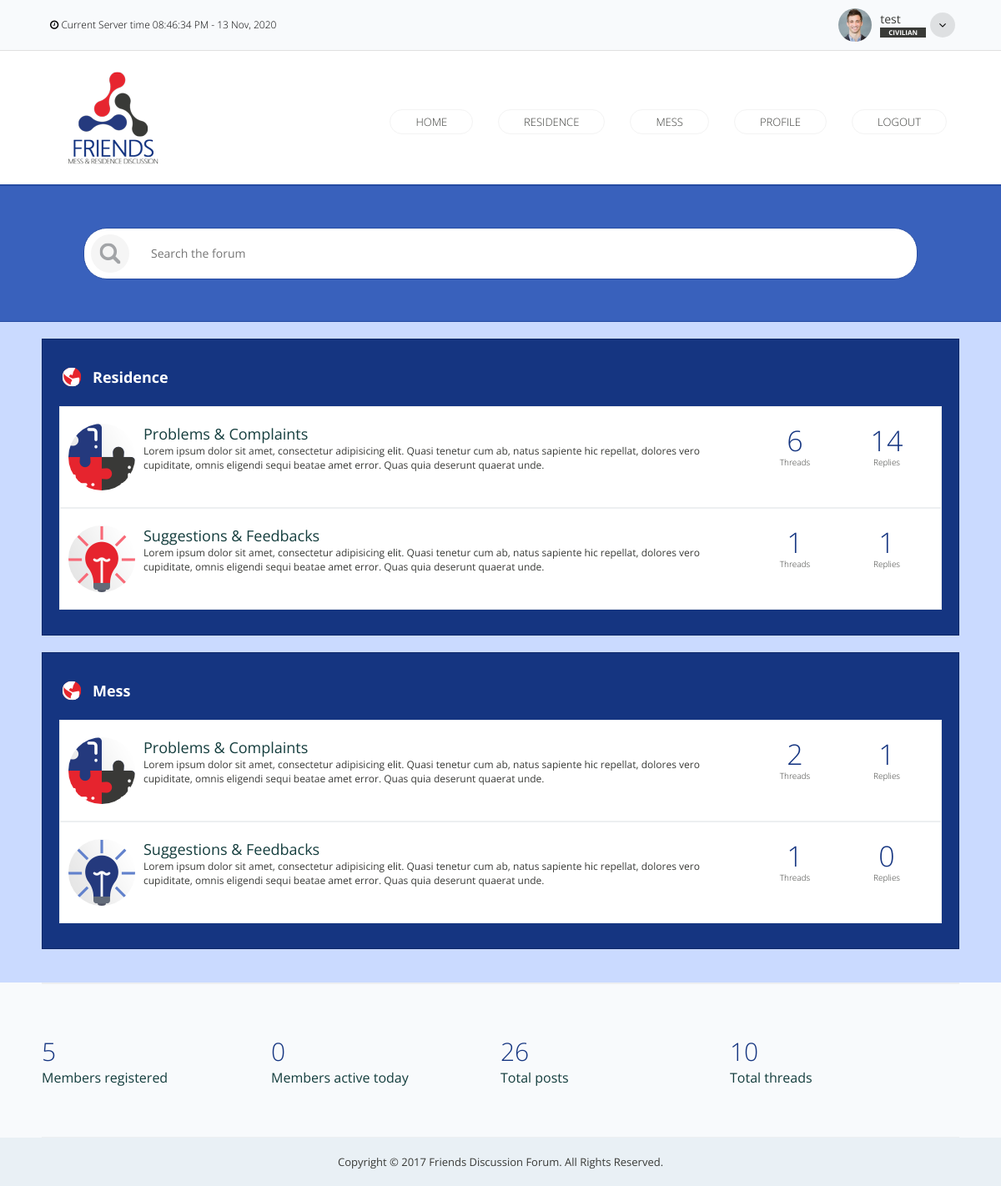
/index.php (signed in), run on the app's committed database.
### tables this page shows
CREATE TABLE `user_groups` (
  `id` int(11) NOT NULL,
  `group_key` int(11) NOT NULL,
  `group_name` varchar(255) NOT NULL,
  `badge_bg` varchar(255) NOT NULL,
  `badge_text` varchar(255) NOT NULL
);

CREATE TABLE `categories` (
  `id` int(11) NOT NULL,
  `name` varchar(255) NOT NULL,
  `description` varchar(535) DEFAULT NULL,
  `created_on` timestamp NOT NULL
);

CREATE TABLE `topics` (
  `id` int(11) NOT NULL,
  `name` varchar(255) NOT NULL,
  `description` varchar(535) NOT NULL,
  `icon` varchar(255) NOT NULL,
  `cat_id` int(11) NOT NULL,
  `created_on` timestamp NOT NULL,
  `updated_on` timestamp NULL DEFAULT NULL
);

CREATE TABLE `site_settings` (
  `id` int(11) NOT NULL,
  `name` varchar(255) NOT NULL,
  `value` varchar(535) DEFAULT NULL
);

### app/start.php (called while the page is built, shortened)
<?php
try {
    $db = new PDO('mysql: host=localhost;dbname=forum', 'root', '');
} catch (Exception $e) {
    echo 'Unable to connect to db' . $e;
    die();
}
function getSettings($name){
    global $db;
        $site_settings = $db->prepare('SELECT * FROM site_settings WHERE name = :name');
        $site_settings->execute(['name'=>$name]);
        $site_settings = $site_settings->fetch(PDO::FETCH_ASSOC);
    return $site_settings['value'];
}
if(isset($_SESSION['logged_in'])) {
    if($_SESSION['logged_in'] == true) {
        $userLogged = $_SESSION['logged_in'];
        $userData = $_SESSION['data'];
    } else {
        $userLogged = false;
    }
}

### app/functions.php (called while the page is built, shortened)
<?php
function categoryList() {
    global $db;
    $run = $db->prepare("SELECT id, name FROM categories");
    $run->execute();
    $results = $run->fetchAll(PDO::FETCH_ASSOC);
    return $results;
}
function topicsList($category) {
    global $db;
    $category = (int)$category;
    $run = $db->prepare("SELECT * FROM topics WHERE cat_id = :category");
    $run->execute(['category' => $category]);
    $results = $run->fetchAll(PDO::FETCH_ASSOC);
    return $results;
}
function badgeDetails($key) {
    global $db;
    $key = (int)$key;
    $run = $db->prepare("SELECT * FROM user_groups WHERE group_key = :key");
    $run->execute(['key' => $key]);
    $results = $run->fetch(PDO::FETCH_ASSOC);
    return $results;
}
function catThreads($topic_id) {
    global $db;
    $run = $db->prepare("SELECT * FROM threads WHERE topic_id = :id AND is_deleted = 0");
    $run->execute(['id' => $topic_id]);
    $results = $run->fetchAll(PDO::FETCH_ASSOC);
    return count($results);
}
function catReplies($topic_id) {
    global $db;
    $run = $db->prepare("SELECT * FROM replies WHERE topic_id = :id AND is_deleted = 0");
    $run->execute(['id' => $topic_id]);
    $results = $run->fetchAll(PDO::FETCH_ASSOC);
    return count($results);
}
function totalUsers() {
    global $db;
    $run = $db->prepare("SELECT * FROM `users`");
    $run->execute();
    $result = count($run->fetchAll(PDO::FETCH_ASSOC));
    return $result;
}
function totalActive() {
    global $db;
    $date = date("Y-m-d");
    $run = $db->prepare("SELECT * FROM `login_log` WHERE login_date LIKE '%$date%'");
    $run->execute();
    $rr = $run->fetchAll(PDO::FETCH_ASSOC);
    $arr = [];
    $result = count($arr);
    return $result;
}
function totalPosts() {
    global $db;
    $run = $db->prepare("SELECT * FROM `replies` WHERE `is_deleted` = 0");
    $run->execute();
    $resultOne = count($run->fetchAll(PDO::FETCH_ASSOC));
    $run = $db->prepare("SELECT * FROM `threads` WHERE `is_deleted` = 0");
    $run->execute();
    $resultTwo = count($run->fetchAll(PDO::FETCH_ASSOC));
    return $resultOne+$resultTwo;
}
function totalThreads() {
    global $db;
    $run = $db->prepare("SELECT * FROM `threads` WHERE `is_deleted` = 0");
    $run->execute();
    $result = count($run->fetchAll(PDO::FETCH_ASSOC));
    return $result;
}

### app/views/home.php (the view)
<?php include 'layouts/header.php'; ?>
<?php include 'layouts/searchbar.php'; ?>
<?php $categories = categoryList(); ?>
<section>
	<div id="categories">
		<div class="categories-inner">
<?php if(count($categories) > 0) {
    foreach($categories as $category) { ?>
            <div class="categories-row">
				<div class="categories-title">
                <a href="<?=BASE_URL;?>/category.php?id=<?=$category['id'];?>"><h1><?=$category['name']?></h1></a>
				</div>
                <?php $topics = topicsList($category['id']);
                    if(count($topics) > 0) {
                    foreach($topics as $topic) { ?>
				<div class="categories-sub">
					<div class="categories-sub-left">
						<img src="<?=BASE_URL;?>/images/topic_pictures/<?=$topic['icon'];?>">
						<div class="categories-sub-text">
							<h3><a href="<?=BASE_URL;?>/topic.php?id=<?=$topic['id'];?>"><?=$topic['name']?></a></h3>
							<p><?=$topic['description'];?></p>
						</div>
					</div>
					<div class="categories-stats">
						<div class="cat-stats-box">
							<h2><?=catThreads($topic['id'])?></h2>
							<p>Threads</p>
						</div>
						<div class="cat-stats-box">
							<h2><?=catReplies($topic['id'])?></h2>
							<p>Replies</p>
						</div>
					</div>
				</div>
                <?php }
                } else { ?>
                    No topics found
                <?php } ?>
			</div>
<?php } } ?>
        </div>
	</div>
</section>
<?php include 'layouts/footer.php'; ?>

### index.php (shortened to what this page needs)
<?php
include 'app/start.php';
include 'app/functions.php';
if($userLogged){
    include 'app/views/home.php';
} else {
    header('location: '.BASE_URL.'/login.php');
}
?>

### app/views/layouts/header.php (shortened to what this page needs)
<!DOCTYPE html>
<html lang="en">
<head>
    <link rel="stylesheet" href="<?=BASE_URL?>/editor/minified/themes/default.min.css" media="all" />
    <link rel="stylesheet" href="<?=BASE_URL?>/css/font-awesome/css/font-awesome.min.css">
	<link rel="stylesheet" type="text/css" href="<?=BASE_URL?>/css/style.css">
</head>
<body>
<?php if($userLogged) {?>
    <?php $badgeTop = badgeDetails($userData['user_group']); ?>
<div id="topbar">
    <div class="topbar-inner">
        <div class="topbar-server">
            <i class="fa fa-clock-o"></i> <span>Current Server time</span>
            <?= date("h:i:s A - d M, Y") ?>
        </div>
        <div class="topbar-profile">
            <div class="topbar-icon">
                <img src="<?=BASE_URL?>/images/profile_pictures/<?=$userData['profile_picture']?>">
                <div class="topbar-user">
                    <p><?=$userData['username'];?></p>
                    <h5 style="background: #<?=$badgeTop['badge_bg'];?>;color:#<?=$badgeTop['badge_text'];?>"><?=$badgeTop['group_name'];?></h5>
                </div>
                <i class="fa fa-angle-down"></i>
            </div>
        </div>
    </div>
</div>
<?php } ?>
<header>
	<div id="header">
		<div class="header-inner">
			<div id="logo">
				<a href="<?=BASE_URL?>">
					<div class="logo"></div>
				</a>
			</div>
			<div class="navigation">
				<ul>
                    <?php if($userLogged){ ?>
					    <li><a href="<?=BASE_URL?>"><i class="home-icon"></i> Home</a></li>
					    <li><a href="<?=BASE_URL?>/category.php?id=1"><i class="residence-icon"></i> Residence</a></li>
					    <li><a href="<?=BASE_URL?>/category.php?id=2"><i class="mess-icon"></i> Mess</a></li>
                        <li><a href="<?=BASE_URL?>/profile.php?id=<?=$userData['id'];?>"><i class="register-icon"></i> Profile</a></li>
                        <li><a href="<?=BASE_URL?>/logout.php"><i class="login-icon"></i> Logout</a></li>
                    <?php } else { ?>
                        <li><a href="<?=BASE_URL?>/register.php"><i class="register-icon"></i> Sign Up</a></li>
                        <li><a href="<?=BASE_URL?>/login.php"><i class="login-icon"></i> Sign in</a></li>
                    <?php } ?>
				</ul>
			</div>
		</div>
	</div>
</header>

### app/views/layouts/searchbar.php (shortened to what this page needs)
<section>
	<div id="search">
		<div class="search-inner">
			<form action="search.php" method="GET">
				<input type="text" placeholder="Search the forum" name="search" id="searchInput">
			</form>
		</div>
	</div>
</section>

### app/views/layouts/footer.php (shortened to what this page needs)
<section>
<div id="webFoot">
    <div class="webFoot-inner">
        <?php if($userLogged){ ?>
            <div class="webFoot-stats">
                <ul>
                    <li><span><?=totalUsers()?></span> Members registered</li>
                    <li><span><?=totalActive()?></span> Members active today</li>
                    <li><span><?=totalPosts()?></span> Total posts</li>
                    <li><span><?=totalThreads()?></span> Total threads</li>
                </ul>
            </div>
        <?php } ?>
    </div>
</div>
</section>
<footer>
<div class="footer-copyright">
    <p>Copyright &copy; 2017 <?=getSettings('site_title')?>. All Rights Reserved.</p>
</div>
</footer>

### app/views/layouts/footer.php (style rules this page uses)
.webFoot-stats { width: 100%; }
.webFoot-stats ul li { width: 25%; }

### data on the page
user_groups: group_name "CIVILIAN"
categories: name "Residence"
topics: icon (picture), name "Problems & Complaints", description "Lorem ipsum dolor sit amet, consectetur adipisicing elit. Quasi tenetur cum ab, natus sapiente hic repellat, dolores vero cupiditate, omnis eligendi sequi beatae amet error. Quas quia deserunt quaerat unde.", id "6", id "14"
topics: icon (picture), name "Suggestions & Feedbacks", description "Lorem ipsum dolor sit amet, consectetur adipisicing elit. Quasi tenetur cum ab, natus sapiente hic repellat, dolores vero cupiditate, omnis eligendi sequi beatae amet error. Quas quia deserunt quaerat unde.", id "1"
categories: name "Mess"
topics: icon (picture), name "Problems & Complaints", description "Lorem ipsum dolor sit amet, consectetur adipisicing elit. Quasi tenetur cum ab, natus sapiente hic repellat, dolores vero cupiditate, omnis eligendi sequi beatae amet error. Quas quia deserunt quaerat unde.", id "2", id "1"
topics: icon (picture), name "Suggestions & Feedbacks", description "Lorem ipsum dolor sit amet, consectetur adipisicing elit. Quasi tenetur cum ab, natus sapiente hic repellat, dolores vero cupiditate, omnis eligendi sequi beatae amet error. Quas quia deserunt quaerat unde.", id "1", id "0"
site_settings: value "Friends Discussion Forum"

### other printed values
$userData['username'] "test"
totalUsers() "5"
totalActive() "0"
totalPosts() "26"
totalThreads() "10"
